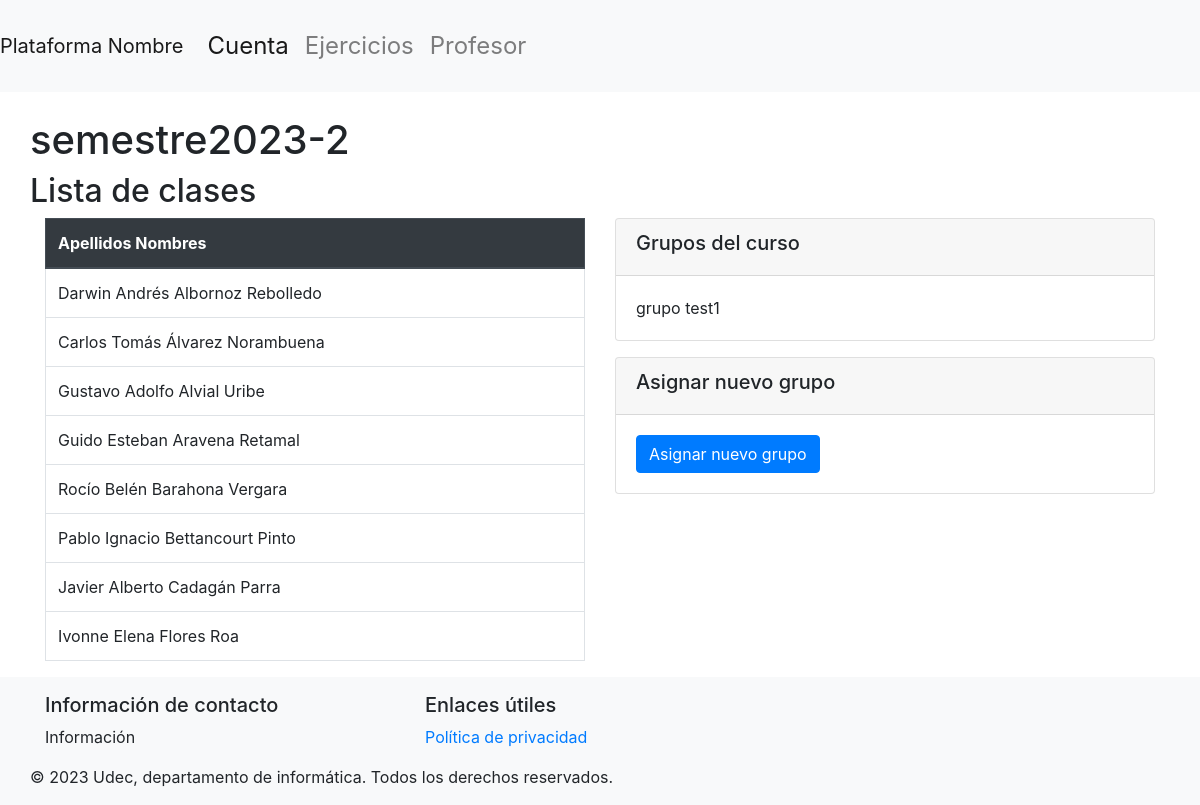
Before: /dashDocente/1/detalleCurso/1 (signed in) with the older database file.
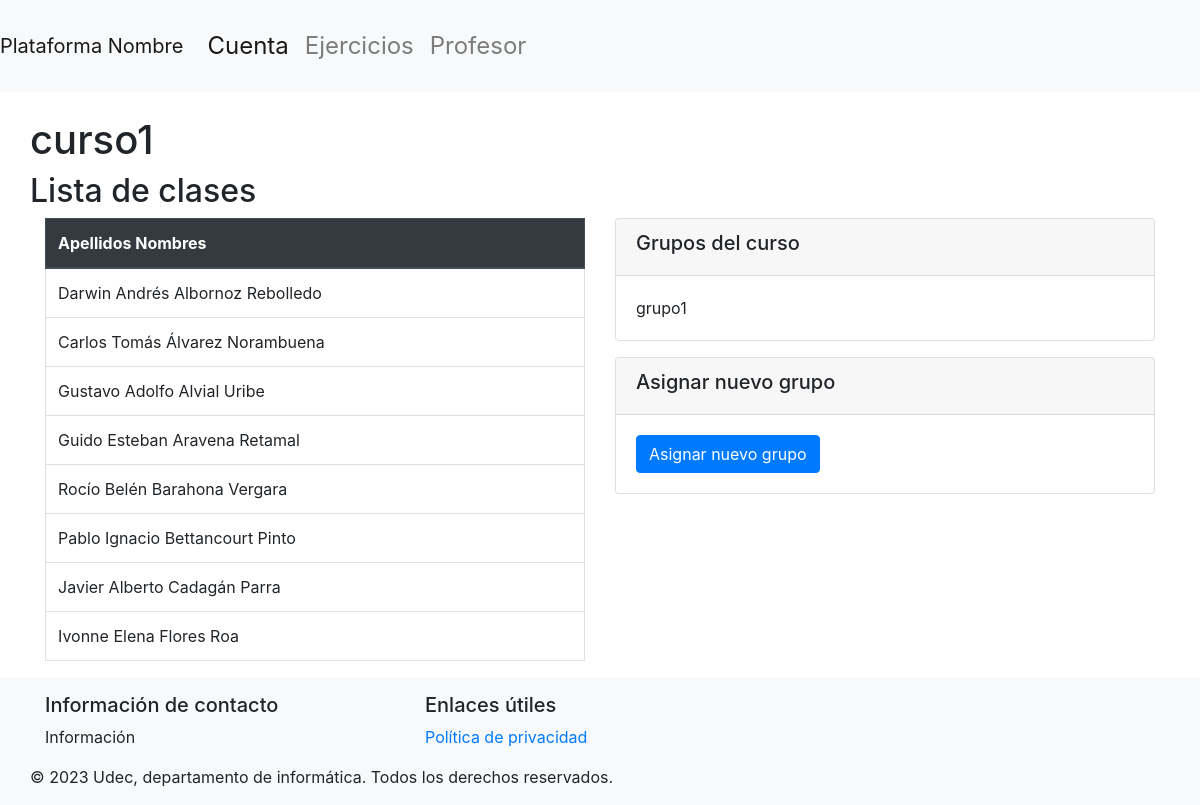
After: the same page with the newer database file.
### basedatos/modelos.py (models this page shows, shortened)
class Curso(db.Model):
    id = db.Column(db.Integer, primary_key=True)
    nombre = db.Column(db.String(100), nullable=False, unique=True)
    activa = db.Column(db.Boolean(), nullable=False, default=True)
    estudiantes = db.relationship('Estudiante', secondary=inscripciones, back_populates='cursos')
    grupos = db.relationship('Grupo', order_by=Grupo.id, back_populates='curso')

class Estudiante(db.Model):
    id = db.Column(db.Integer, primary_key=True)
    matricula = db.Column(db.String(50), nullable=False)
    nombres = db.Column(db.String(200), nullable=False)
    apellidos = db.Column(db.String(200), nullable=False)
    correo = db.Column(db.String(50), nullable=True, unique=True)
    password = db.Column(db.String(150), nullable=False)
    carrera = db.Column(db.String(100), nullable=False)
    cursos = db.relationship('Curso', secondary=inscripciones, back_populates='estudiantes')
    grupos = db.relationship('Grupo', secondary=estudiantes_grupos, back_populates='estudiantes')
    ejercicios_asignados = db.relationship('Ejercicio_asignado', back_populates='estudiante')

class Grupo(db.Model):
    id = db.Column(db.Integer, primary_key=True)
    nombre = db.Column(db.String(50), nullable=False, unique=True)
    curso = db.relationship('Curso', back_populates='grupos')
    estudiantes = db.relationship('Estudiante', secondary=estudiantes_grupos, back_populates='grupos')
    id_curso = db.Column(db.Integer, db.ForeignKey('curso.id'))

### main.py (the view)
@app.route('/dashDocente/<int:supervisor_id>/detalleCurso/<int:curso_id>', methods=['GET','POST'])
@login_required
def detallesCurso(supervisor_id, curso_id):
    curso_actual=Curso.query.get(curso_id)
    grupos=Grupo.query.filter_by(id_curso=curso_id).all()
    estudiantes_curso = Estudiante.query.filter(Estudiante.cursos.any(id=curso_id)).all()
    return(render_template('detallesCurso.html', supervisor_id=supervisor_id, curso=curso_actual, grupos=grupos, estudiantes_curso=estudiantes_curso))

### basedatos/modelos.py (called while the page is built)
    @property
    def is_authenticated(self):
        return True

### main.py (called while the page is built)
@login_manager.user_loader
def load_user(user_id):
    if user_id.startswith("e"):
        user = db.session.get(Estudiante, int(user_id[1:]))
    elif user_id.startswith("s"):
        user = db.session.get(Supervisor, int(user_id[1:]))
    else:
        return None
    return user

### templates/detallesCurso.html (shortened to what this page needs)
{% extends 'layout.html' %}
{% block content %}
<div class="row">
        <h1>{{ curso.nombre }}</h1>
</div>
<div class="row">
    <h2>Lista de clases</h2>
</div>
<div class="row">
    <div class="col-md-6">
        <table class="table table-bordered">
            <thead class="thead-dark">
                <tr>
                    <th>Apellidos Nombres</th>
                </tr>
            </thead>
            <tbody>
                {% for estudiante in estudiantes_curso %}
                    <tr>
                        <td>{{ estudiante.nombres }} {{ estudiante.apellidos }}</td>
                    </tr>
                {% endfor %}
            </tbody>
        </table>
    </div>
    <div class="col-md-6">
        <div class="card mb-3">
            <div class="card-header">
                <h5>Grupos del curso</h5>
            </div>
            <div class="card-body">
                {% for grupo in grupos %}
                <p class="card-text">{{ grupo.nombre }}</p>
                {% endfor %}
            </div>
        </div>
        <div class="card">
            <div class="card-header">
                <h5>Asignar nuevo grupo</h5>
            </div>
            <div class="card-body">
                <a href="{{ url_for('asignarGrupos', supervisor_id=supervisor_id, curso_id=curso.id) }}" class="btn btn-primary">Asignar nuevo grupo</a>
            </div>
        </div>
    </div>
</div>
{% endblock %}

### templates/layout.html (shortened to what this page needs)
<!doctype html>
<html lang="es">
  <head>
    <link href="{{ url_for('static', filename='css/bootstrap.min.css') }}" rel="stylesheet">
    <link href="{{ url_for('static', filename='css/layout.css') }}" rel="stylesheet">
  </head>
  <body>
    <nav class="navbar navbar-expand-lg navbar-light bg-light">
      <a class="navbar-brand" href="#">Plataforma Nombre</a>
      <div class="collapse navbar-collapse" id="navbarNav">
        <ul class="navbar-nav">
          <li class="nav-item active">
            <a class="nav-link" href="#">Cuenta<span class="sr-only">(current)</span></a>
          </li>
          <li class="nav-item">
            <a class="nav-link" href="#">Ejercicios</a>
          </li>
          <li class="nav-item">
            <a class="nav-link" href="#">Profesor</a>
        </ul>
      </div>
    </nav>
    <main class="container mt-4">
      {% block content %}{% endblock %}
    </main>
    <footer class="footer mt-auto py-3 bg-light">
      <div class="container">
          <div class="row">
              <div class="col-md-4">
                  <h5>Información de contacto</h5>
                  <p>Información
                  </p>
              </div>
              <div class="col-md-4">
                  <h5>Enlaces útiles</h5>
                  <ul class="list-unstyled">
                      <li><a href="#">Política de privacidad</a></li>
                  </ul>
              </div>
              <div class="col-md-4">
          </div>
          <div class="row">
              <div class="col-12 text-center">
                  <p class="mb-0">&copy; 2023 Udec, departamento de informática. Todos los derechos reservados.</p>
              </div>
          </div>
      </div>
    </footer>
  </body>
</html>

### static/css/layout.css (style rules this page uses)
.navbar { transition: 0.5s; font-size: 1.5em; padding: 20px 0; }

Changed rows visible on the page:
changed Curso: nombre "semestre2023-2" → "curso1"
changed Grupo: nombre "grupo test1" → "grupo1"
